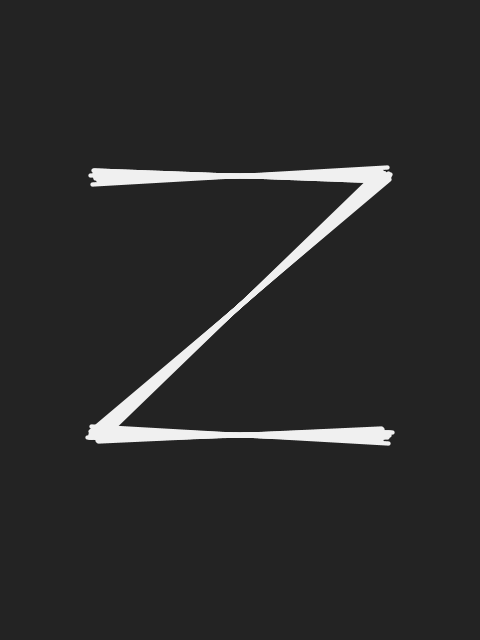
Frame 1 (no input)
Frame 2 (the mouse pressed at the canvas centre, redrawn once): identical to frame 1, image omitted

The Processing sketch that drew this single still picture (run headless with seeded random() and noise(); the mouse was pressed at the canvas centre and the sketch redrawn once):

// Processing sketch: zorro
// ── zorro.pde
// Manuale di Programmazione Cinematografica - Volume 4
// Daniele Olmisani, 2016

// Zorro


final color PAPER = color(35);
final color INK = color(240);


void setup() { 
  size(480, 640);
  noLoop();
}


void draw() {
  
  randomSeed(100);
  
  float s = 0.3 * min(width, height);
  float w = 0.03 * s;
  println(w);
  
  translate(width/2.0, height/2.0);
  
  background(PAPER);
  stroke(INK);
  
  handDraw(-s,     -s,  s,     -s, w);
  handDraw( s,     -s, -s,  0.8*s, w);
  handDraw(-s,  0.8*s,  s,  0.8*s, w);
  
  save("zorro.png");
}


void handDraw(float x1, float y1, float x2, float y2, float w) {
  
  strokeWeight(w);
  
  for (int i=0; i<w*5; i++) {
    float d1 = (0.8*w)*randomGaussian();
    float d2 = (0.8*w)*randomGaussian();
    line(x1+d1, y1+d2, x2-d1, y2-d2);
  } 
}
